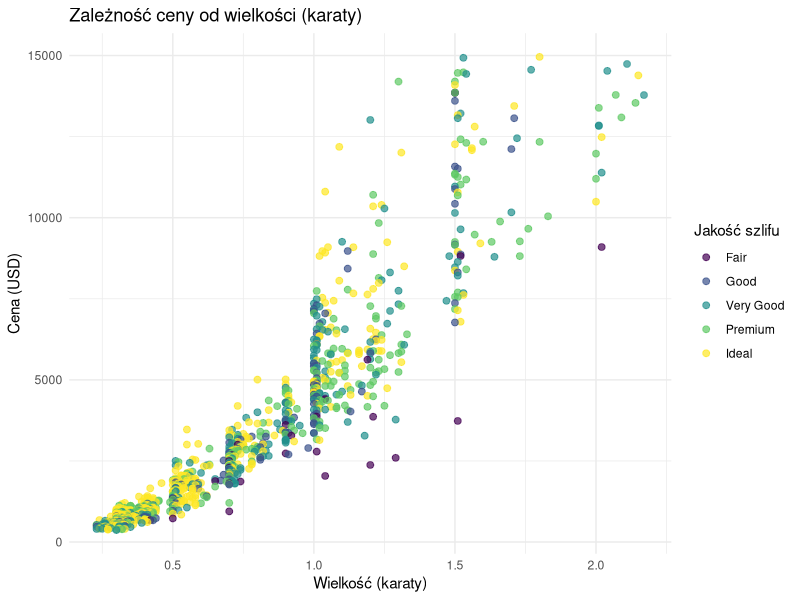
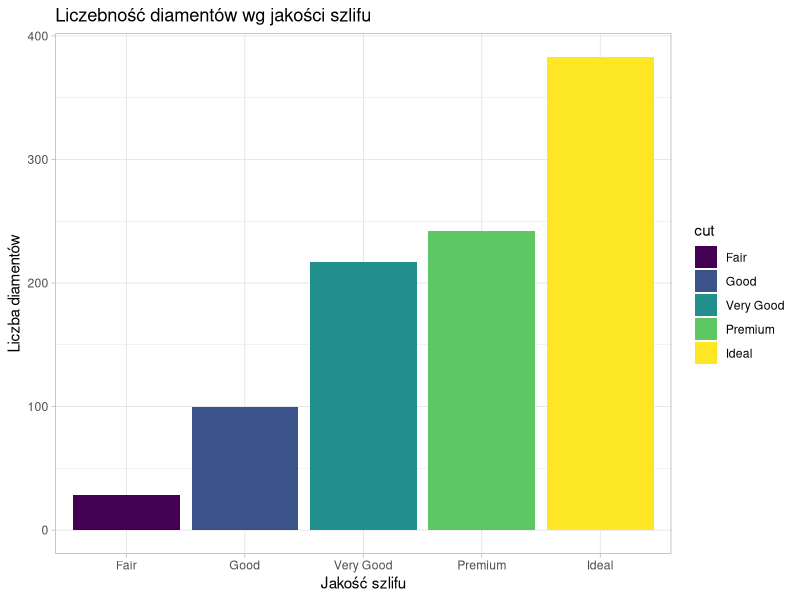
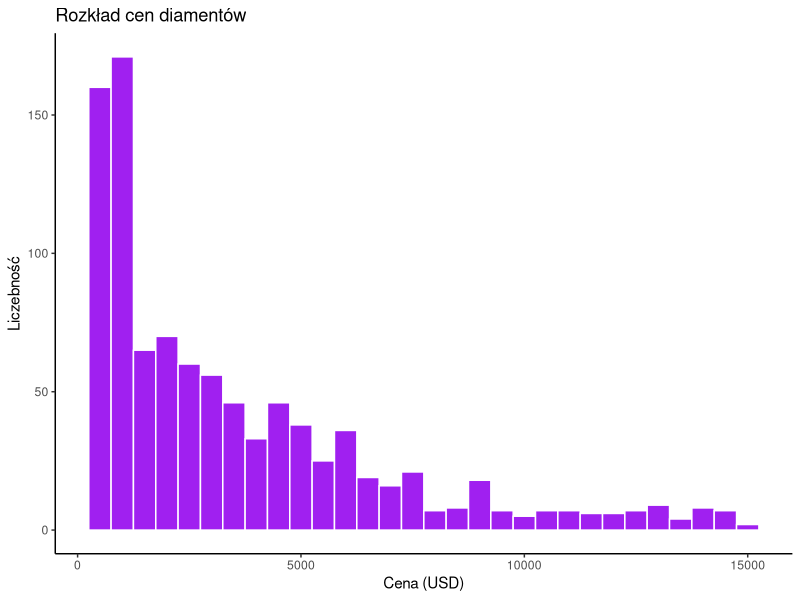

Reproduce these figures in R, in order.
## ---- chunk 1
library(tidyverse)
library(ggplot2)
## ---- chunk 2
data(diamonds)

set.seed(123) #ziarno losowosci dla powtarzalnosci wyników

diamenty <- diamonds %>%
  sample_n(1000) %>%                           #losowanie 1000 sztuk
  select(price, carat, cut, color) %>%         #wybranie cech, które potrzebuje
  filter(price < 15000) %>%
  mutate(cena_za_karat = price / carat) %>%    #filtrowanie danych na podstawie ceny
  arrange(desc(price))                         #sortowanie od najdroższego

head(diamenty)
## ---- chunk 3
tabela_cen <- diamenty %>%
  group_by(cut) %>%
  summarise(
    Srednia_Cena = mean(price),
    Srednia_Wielkosc = mean(carat),
    Liczba_Sztuk = n()
  ) %>%
  arrange(desc(Srednia_Cena))

tabela_cen
## ---- chunk 4
ggplot(diamenty, aes(x = carat, y = price, color = cut)) +
  geom_point(alpha = 0.7, size = 2) +
  labs(
    title = "Zależność ceny od wielkości (karaty)",
    x = "Wielkość (karaty)",
    y = "Cena (USD)",
    color = "Jakość szlifu"
  ) +
  theme_minimal()
## ---- chunk 5
ggplot(diamenty, aes(x = cut, fill = cut)) +
  geom_bar() +
  labs(
    title = "Liczebność diamentów wg jakości szlifu",
    x = "Jakość szlifu",
    y = "Liczba diamentów"
  ) +
  theme_light()
## ---- chunk 6
ggplot(diamenty, aes(x = price)) +
  geom_histogram(binwidth = 500, fill = "purple", color = "white") +
  labs(
    title = "Rozkład cen diamentów",
    x = "Cena (USD)",
    y = "Liczebność"
  ) +
  theme_classic()
